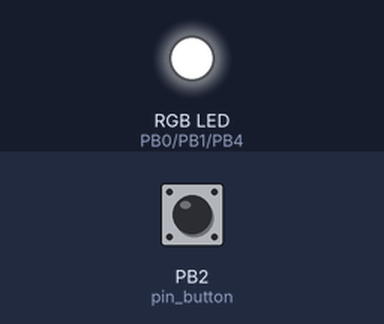
Recording of a sketch running on a simulated ATtiny85, built with avr-gcc and run on an emulated ATtiny85. Parts: an RGB LED mixed from three pins (HIGH = lit). The test bench sets the inputs (shaded band); at power-on: PB2 (pin_button) LOW. Dim RGB values are drawn brighter than linear.

Above: at 1.2 s.
1.3 s: PB2 (pin_button) pulled HIGH for 3.2 s
At 5.0 s:
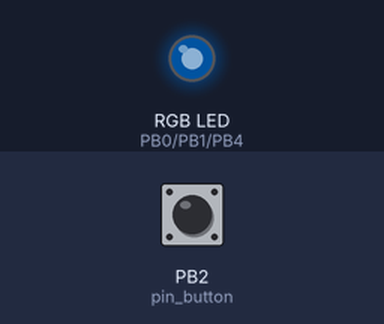
6.0 s: PB2 (pin_button) pulled HIGH for 0.15 s
At 6.5 s:
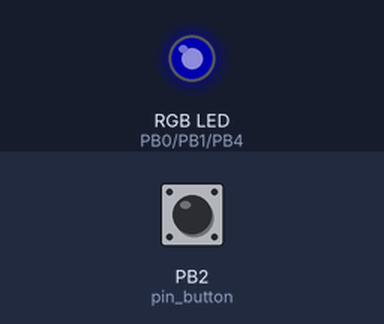
7.6 s: PB2 (pin_button) pulled HIGH for 1 s
At 8.9 s:
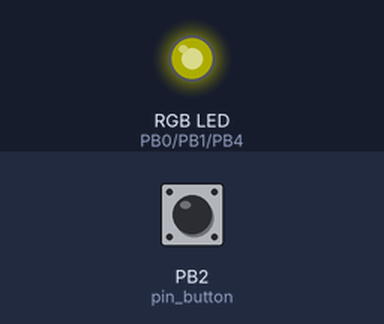
10.1 s: PB2 (pin_button) pulsed HIGH 5 times (0.12 s each, 0.3 s apart)
At 10.55 s:
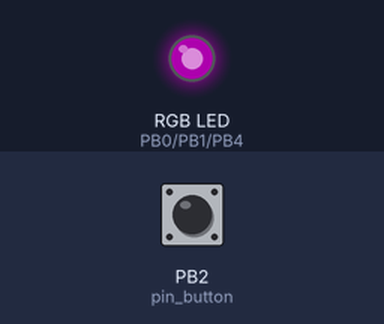
Timing chart, 0 to 13.1 s (numbered marks = the images above; inputs shaded):
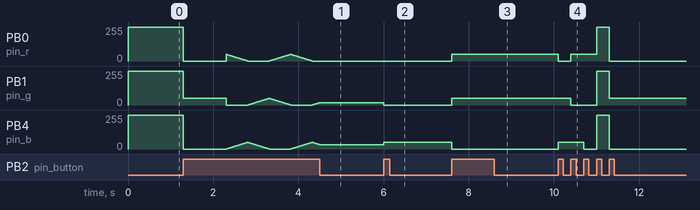

Measured:
- after the input at 6.0 s, PB1 (pin_g): 17/255 → 0/255 at once; PB4 (pin_b): 33/255 → 50/255 at once
- after the input at 7.6 s, PB0 (pin_r), PB1 (pin_g): 0/255 → 50/255 at once; PB4 (pin_b): 50/255 → 0/255 at once
- after the input at 10.1 s, PB0 (pin_r): 50/255 → 0/255 at once, → 50/255 0.30 s later, → 255/255 0.60 s later, → 0/255 0.30 s later; PB1 (pin_g): 50/255 → 0/255 after 0.30 s, → 255/255 0.60 s later, → 50/255 0.30 s later; PB4 (pin_b): 0/255 → 50/255 at once, → 0/255 0.60 s later, → 255/255 0.30 s later, → 0/255 0.30 s later

The sketch:

RGB_LED_Circuit.ino
```cpp
/*
 * Code file for an RGB LED torch, made using the atTiny85 microcontroller.
 * Press button to switch between preset light colours.
 * Hold button to smoothly cycle through the colour spectrum.
 */

// Input pin for the button
const int pin_button = 2;

// PWM output pins for the RGB LED
const int pin_r = 0;
const int pin_g = 1;
const int pin_b = 4;

// Interval between each slight change in the smooth cycle (Milliseconds, lower is faster)
const int cycleInterval = 10;

// Maximum brightness value for the LED(0 = OFF, 255 = MAX)
const int maxValue = 50;

// Logic for smooth cycle loop
int loopCount = 0;
int selector = 0;

// Individual values for each LED pin
int rvalue = maxValue;
int gvalue = 0;
int bvalue = 0;

// Logic for button input
int buttonState = LOW;
int buttonPressed = LOW;
int buttonCount = 0;

// Button input detection without delay
const int waitTime = 2;
int secondCounter = 0;
unsigned long previousMillis = 0;

void setup()
{
  pinMode(pin_button, INPUT);

  pinMode(pin_r, OUTPUT);
  pinMode(pin_g, OUTPUT);
  pinMode(pin_b, OUTPUT);

  // Light the RGB LED white
  SetWhite();
}

void loop()
{
  // Read the state of the button
  buttonState = digitalRead(pin_button);

  // If the button is pressed
  if(buttonState == HIGH)
  {
    // Start a timer
    unsigned long currentMillis = millis();

    // Count up in seconds from button pressed
    if (currentMillis - previousMillis >= 1000)
    {
      previousMillis = currentMillis;
      secondCounter++;
    }

    // If a set amount of time has passed
    if (secondCounter >= waitTime)
    {
      // Smooth cycle through the colour spectrum
      CycleColours();
    }

    // If button has not been pressed already
    if (buttonPressed == LOW)
    {
      // Register button as pressed
      buttonPressed = HIGH;

      // Add to the count of how many times the button has been pressed
      buttonCount++;

      // Set light colour according to how many times button has been pressed
      switch(buttonCount)
      {
        case 1:
          SetGreen();
          break;
        case 2:
          SetBlue();
          break;
        case 3:
          SetYellow();
          break;
        case 4:
          SetTurquoise();
          break;
        case 5:
          SetPurple();
          break;
        case 6:
          SetRed();
          break;
        case 7:
          SetWhite();
          buttonCount = 0;
          break;
      }
    }
    else
    {
      // Delay for cycle smoothing
      // Strategically placed here to help buffer out the main loop for performance reasons
      delay(cycleInterval);
    }
  }
  else
  {
    // Reset second counter
    secondCounter = 0;

    // Register button as no longer pressed
    buttonPressed = LOW;
  }
}

void SetWhite()
{
  rgb(255, 255, 255);
}

void SetRed()
{
  rgb(maxValue, 0, 0);
}

void SetGreen()
{
  rgb(0, maxValue, 0);
}

void SetBlue()
{
  rgb(0, 0, maxValue);
}

void SetYellow()
{
  rgb(maxValue, maxValue, 0);
}

void SetTurquoise()
{
  rgb(0, maxValue, maxValue);
}

void SetPurple()
{
  rgb(maxValue, 0, maxValue);
}

// Smooth cycle through colour spectrum when button is held
void CycleColours()
{
  rgb(rvalue, gvalue, bvalue);

  loopCount++;

  if(selector == 0)
  {
    rvalue--;
    bvalue++;
  }

  if(selector == 1)
  {
    gvalue++;
    bvalue--;
  }

  if(selector == 2)
  {
    rvalue++;
    gvalue--;
  }

  if(loopCount == maxValue)
  {
    loopCount = 0;

    if(selector == 2)
    {
      selector = 0;
    }
    else
    {
      selector++;
    }
  }
}

// Apply the colour to the LED
void rgb(int rv, int gv, int bv)
{
  analogWrite(pin_r, rv);
  analogWrite(pin_g, gv);
  analogWrite(pin_b, bv);
}
```
